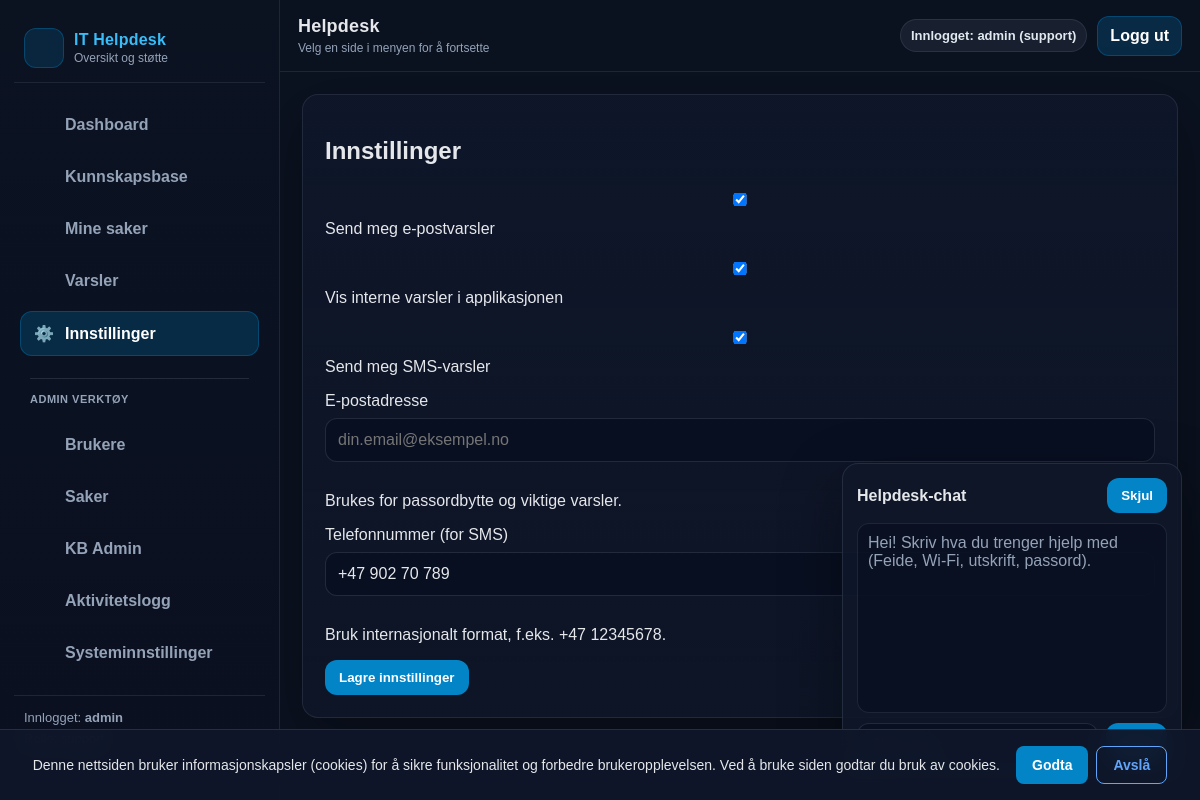
The app's page /settings (signed in) with its own data.
### tables this page shows
CREATE TABLE users (
            id INTEGER PRIMARY KEY AUTOINCREMENT,
            username TEXT NOT NULL UNIQUE,
            pw_hash TEXT NOT NULL,
            role TEXT NOT NULL DEFAULT 'user',
            email TEXT,
            phone TEXT,
            created_at TEXT NOT NULL DEFAULT (datetime('now')),
            last_login TEXT,
            notify_email INTEGER NOT NULL DEFAULT 1,
            notify_inapp INTEGER NOT NULL DEFAULT 1,
            notify_sms INTEGER NOT NULL DEFAULT 0
        );

### routes.py (the view, shortened to what this page needs)
@bp.route("/settings", methods=["GET", "POST"])
def settings():
    user = current_user()
    if not user:
        return redirect(url_for("main.login"))
    u = get_user(user) or {}
    return render_template("settings.html", preferences=u)

### __init__.py (called while the page is built)
def create_app():
    app = Flask(__name__)
    app.config.from_object(Config)
    init_mail(app)
    @app.after_request
    def set_security_headers(response):
        response.headers['X-Content-Type-Options'] = 'nosniff'
        response.headers['X-Frame-Options'] = 'DENY'
        response.headers['X-XSS-Protection'] = '1; mode=block'
        return response
    from .routes import bp
    app.register_blueprint(bp)
    return app

### db.py (called while the page is built)
def count_notifications(user: str) -> int:
    conn = _conn()
    cur = conn.cursor()
    cur.execute("SELECT COUNT(*) AS c FROM notifications WHERE user = ? AND read = 0", (user,))
    row = cur.fetchone()
    conn.close()
    return int(row["c"]) if row else 0

def _conn() -> sqlite3.Connection:
    DB_PATH.parent.mkdir(parents=True, exist_ok=True)
    conn = sqlite3.connect(DB_PATH)
    conn.row_factory = sqlite3.Row
    return conn

def get_user(username: str) -> Optional[Dict[str, Any]]:
    conn = _conn()
    cur = conn.cursor()
    try:
        cur.execute(
            "SELECT username, pw_hash, role, email, phone, last_login, notify_email, notify_inapp, notify_sms "
            "FROM users WHERE username = ?",
            (username,),
        )
        row = cur.fetchone()
        conn.close()
        return dict(row) if row else None
    except sqlite3.OperationalError:
        cur.execute("SELECT username, pw_hash, role FROM users WHERE username = ?", (username,))
        row = cur.fetchone()
        conn.close()
        return dict(row) if row else None

### routes.py (called while the page is built)
def current_user():
    return session.get("user")

@bp.before_app_request
def ensure_db():
    try:
        init_db()
    except Exception as e:
        logger.error(f"Database initialization failed: {e}")

@bp.context_processor
def inject_notification_count():
    if current_user():
        try:
            return {"notif_count": count_notifications(current_user())}
        except Exception:
            return {"notif_count": 0}
    return {"notif_count": 0}

### templates/settings.html
{% extends "base.html" %}
{% block content %}
<div class="card">
  <h2>Innstillinger</h2>
  <form method="post">
    <p>
      <label>
        <input type="checkbox" name="notify_email" value="1"
               {% if preferences.notify_email %}checked{% endif %}>
        Send meg e-postvarsler
      </label>
    </p>
    <p>
      <label>
        <input type="checkbox" name="notify_inapp" value="1"
               {% if preferences.notify_inapp %}checked{% endif %}>
        Vis interne varsler i applikasjonen
      </label>
    </p>
    <p>
      <label>
        <input type="checkbox" name="notify_sms" value="1"
               {% if preferences.notify_sms %}checked{% endif %}>
        Send meg SMS-varsler
      </label>
    </p>
    <p>
      <label for="email">E-postadresse</label>
      <input
        id="email"
        name="email"
        type="email"
        placeholder="din.email@eksempel.no"
        value="{{ preferences.email or '' }}"
      />
      <div class="help">Brukes for passordbytte og viktige varsler.</div>
    </p>
    <p>
      <label for="phone">Telefonnummer (for SMS)</label>
      <input
        id="phone"
        name="phone"
        type="tel"
        placeholder="+47XXXXXXXX"
        value="{{ preferences.phone or '' }}"
      />
      <div class="help">Bruk internasjonalt format, f.eks. +47 12345678.</div>
    </p>
    <button type="submit">Lagre innstillinger</button>
  </form>
</div>
{% endblock %}

### templates/base.html (shortened to what this page needs)
<!doctype html>
<html lang="no">
  <head>
    <link rel="stylesheet" href="{{ url_for('static', filename='css/app.css') }}">
  </head>
  <body>
    {% set ep = request.endpoint or "" %}
    <div class="app">
      <aside class="sidebar">
        <div class="brand">
          <div class="logo">️</div>
          <div>
            <div class="title">IT Helpdesk</div>
            <div class="subtitle">Oversikt og støtte</div>
          </div>
        </div>
        <nav class="nav">
          <a href="{{ url_for('main.dashboard') }}" class="{% if ep == 'main.dashboard' %}active{% endif %}">
             Dashboard
          </a>
          <a href="{{ url_for('main.kb') }}" class="{% if ep == 'main.kb' %}active{% endif %}">
             Kunnskapsbase
          </a>
          <a href="{{ url_for('main.tickets') }}" class="{% if ep == 'main.tickets' %}active{% endif %}">
             Mine saker
          </a>
          <a href="{{ url_for('main.notifications_page') }}" class="{% if ep == 'main.notifications_page' %}active{% endif %}">
             Varsler
          </a>
          <a href="{{ url_for('main.settings') }}" class="{% if ep == 'main.settings' %}active{% endif %}">
            <span class="icon">⚙️</span> Innstillinger
          </a>
          {% if session.get("role") == "support" %}
            <div style="margin:14px 10px 10px; padding-top:14px; border-top:1px solid rgba(148,163,184,.18); color:#94a3b8; font-size:11px; font-weight:900; letter-spacing:.5px;">
              ADMIN VERKTØY
            </div>
            <a href="{{ url_for('main.admin_users') }}" class="{% if ep == 'main.admin_users' %}active{% endif %}">
               Brukere
            </a>
            <a href="{{ url_for('main.admin_tickets') }}" class="{% if ep == 'main.admin_tickets' %}active{% endif %}">
               Saker
            </a>
            <a href="{{ url_for('main.admin_kb') }}" class="{% if ep == 'main.admin_kb' %}active{% endif %}">
               KB Admin
            </a>
            <a href="{{ url_for('main.activity_log') }}" class="{% if ep == 'main.activity_log' %}active{% endif %}">
               Aktivitetslogg
            </a>
            <a href="{{ url_for('main.admin_settings') }}" class="{% if ep == 'main.admin_settings' %}active{% endif %}">
               Systeminnstillinger
            </a>
          {% endif %}
        </nav>
        <div class="sidebar-footer">
          {% if session.get("user") %}
            Innlogget: <strong>{{ session.get("user") }}</strong>
            <div style="margin-top:6px; color:var(--muted);">
            </div>
          {% else %}
            Ikke innlogget
          {% endif %}
        </div>
      </aside>
      <div class="main">
        <header class="topbar">
          <div class="topbar-left">
            <p class="h1">Helpdesk</p>
            <p class="p">Velg en side i menyen for å fortsette</p>
          </div>
          <div class="topbar-right">
            {% if session.get("user") %}
              <span class="pill">Innlogget: {{ session.get("user") }} ({{ session.get("role") }})</span>
              <a class="btn" href="{{ url_for('main.logout') }}">Logg ut</a>
            {% endif %}
          </div>
        </header>
        <main class="page">
          <div class="content-wrap">
            {% block content %}{% endblock %}
          </div>
        </main>
      </div>
    </div>
    <div id="chatbot">
      <div class="chat-card">
        <div style="display:flex; justify-content:space-between; align-items:center;">
          <strong>Helpdesk-chat</strong>
          <button id="chatToggle" type="button">Skjul</button>
        </div>
        <div id="chatBody">
          <div id="chatLog">
            <div class="muted">
              Hei! Skriv hva du trenger hjelp med (Feide, Wi-Fi, utskrift, passord).
            </div>
          </div>
          <div style="display:flex; gap:8px; margin-top:10px;">
            <button id="chatSend" type="button">Send</button>
          </div>
        </div>
      </div>
    </div>
    <div id="cookieBanner" style="display:none; position:fixed; bottom:0; left:0; right:0; background:rgba(15,23,42,.95); border-top:1px solid rgba(148,163,184,.18); padding:16px 20px; z-index:9999; backdrop-filter:blur(10px);">
      <div style="max-width:1200px; margin:0 auto; display:flex; justify-content:space-between; align-items:center; gap:16px; flex-wrap:wrap;">
        <p style="margin:0; color:#e5e7eb; font-size:14px; flex:1; min-width:250px;">
          Denne nettsiden bruker informasjonskapsler (cookies) for å sikre funksjonalitet og forbedre brukeropplevelsen. Ved å bruke siden godtar du bruk av cookies.
        </p>
        <div style="display:flex; gap:8px; flex-shrink:0;">
          <button id="cookieAccept" type="button" style="background:#0284c7; color:#fff; border:none; padding:10px 16px; border-radius:8px; font-weight:700; cursor:pointer; font-size:14px;">
            Godta
          </button>
          <button id="cookieReject" type="button" style="background:transparent; color:#60a5fa; border:1px solid #60a5fa; padding:10px 16px; border-radius:8px; font-weight:700; cursor:pointer; font-size:14px;">
            Avslå
          </button>
        </div>
      </div>
    </div>
  </body>
</html>

### static/css/app.css (style rules this page uses)
:root { --bg:#0b1220; --panel:#0f172a; --panel2:#111c33; --border:rgba(148,163,184,.14); --muted:#94a3b8; --text:#e5e7eb; --primary:#0284c7; --primaryHover:#0ea5e9; --sidebarW: 280px; --topbarH: 72px; --radius: 16px; }
* { box-sizing:border-box; }
html, body { height:100%; }
body { margin:0; font-family: Arial, sans-serif; background:var(--bg); color:var(--text); }
.app { min-height:100vh; display:flex; }
.sidebar { width:var(--sidebarW); background:linear-gradient(180deg, #0b1220 0%, #0a1020 100%); border-right:1px solid var(--border); position:fixed; left:0; top:0; bottom:0; padding:18px 14px; overflow:auto; }
.brand { display:flex; align-items:center; gap:10px; padding:10px 10px 14px; border-bottom:1px solid var(--border); margin-bottom:14px; }
.brand .logo { width:40px; height:40px; display:flex; align-items:center; justify-content:center; border-radius:12px; background:rgba(2,132,199,.18); border:1px solid rgba(2,132,199,.35); font-size:20px; }
.brand .title { font-weight:900; letter-spacing:.2px; color:#38bdf8; }
.brand .subtitle { font-size:12px; color:var(--muted); margin-top:2px; }
.nav { display:flex; flex-direction:column; gap:8px; padding:6px 6px; }
.nav a { display:flex; align-items:center; gap:10px; padding:12px 12px; border-radius:12px; text-decoration:none; color:var(--muted); font-weight:800; border:1px solid transparent; }
.nav a.active { background:rgba(2,132,199,.22); border-color:rgba(2,132,199,.35); color:#ffffff; }
.nav .icon { width:22px; display:inline-flex; align-items:center; justify-content:center; opacity:.95; }
.sidebar-footer { margin-top:14px; padding:14px 10px; border-top:1px solid var(--border); color:var(--muted); font-size:13px; }
.main { margin-left:var(--sidebarW); width:calc(100% - var(--sidebarW)); min-height:100vh; display:flex; flex-direction:column; }
.topbar { height:var(--topbarH); position:sticky; top:0; z-index:20; display:flex; align-items:center; justify-content:space-between; padding:14px 18px; background:rgba(11,18,32,.86); backdrop-filter: blur(10px); border-bottom:1px solid var(--border); }
.topbar-left { display:flex; flex-direction:column; gap:4px; }
.topbar-left .h1 { font-size:18px; font-weight:900; margin:0; letter-spacing:.2px; }
.topbar-left .p { margin:0; font-size:12px; color:var(--muted); }
.topbar-right { display:flex; align-items:center; gap:10px; flex-wrap:wrap; justify-content:flex-end; }
.pill { display:inline-flex; align-items:center; gap:8px; padding:8px 10px; border-radius:999px; background:rgba(148,163,184,.10); border:1px solid rgba(148,163,184,.14); color:#e2e8f0; font-weight:800; font-size:13px; white-space:nowrap; }
.btn { display:inline-flex; align-items:center; gap:8px; padding:10px 12px; border-radius:12px; text-decoration:none; font-weight:900; border:1px solid rgba(2,132,199,.35); background:rgba(2,132,199,.22); color:#fff; }
.page { padding:22px 22px 80px; }
.content-wrap { background:linear-gradient(180deg, rgba(15,23,42,.85) 0%, rgba(15,23,42,.65) 100%); border:1px solid rgba(148,163,184,.14); border-radius:var(--radius); padding:22px; box-shadow:0 20px 60px rgba(0,0,0,.35); }
input, textarea, select { width:100%; padding:12px; margin:8px 0 14px; border-radius:12px; border:1px solid rgba(148,163,184,.18); background:rgba(2,6,23,.35); color:var(--text); font-size:16px; outline:none; }
button { background:var(--primary); color:#fff; border:0; border-radius:12px; padding:10px 14px; font-weight:900; cursor:pointer; }
#chatbot { position:fixed; right:18px; bottom:18px; width:340px; max-width:92vw; z-index:9999; }
#chatbot .chat-card { background:rgba(15,23,42,.90); border:1px solid rgba(148,163,184,.16); border-radius:16px; box-shadow:0 20px 60px rgba(0,0,0,.38); padding:14px; }
#chatLog { height:190px; overflow:auto; border:1px solid rgba(148,163,184,.14); border-radius:12px; padding:10px; margin-top:10px; background:rgba(2,6,23,.28); }
.muted { color:var(--muted); }

### records on screen
users: get "admin", get "support", notify_email "☑", notify_inapp "☑", notify_sms "☑", phone "+47 902 70 789"
